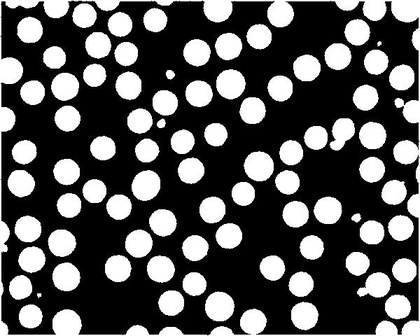
%> input picture GaussSegmentedBinary.jpg, 420 x 336 px, shrunk from 600 x 480 before the run
$ octave Bendara.m   (GNU Octave 9; MATLAB toolbox functions it lacks are replaced by stand-ins)
%> lines starting %> are read from the running program, lines starting %| are printed output that depends on the picture; in (x1, y1, x2, y2) boxes, pixels count from 0 and x2, y2 are one past the last pixel; in counts of white or black regions, pixels touching at a corner belong together; the program's own positions count from 1
B = imread("GaussSegmentedBinary.jpg");
%> B is the input picture: size 336x420 uint8; min 0, max 255, mean 89.5
C = im2bw(B);
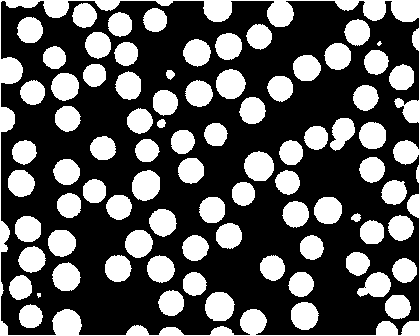
%> C: size 336x420 logical; 34.8% white; 82 white regions (2 under 20 px), largest, box (x1, y1, x2, y2) and area: (0, 0, 420, 336) 8970, (244, 151, 274, 181) 703, (205, 292, 235, 321) 691
objek = bwlabel(C, 8);,
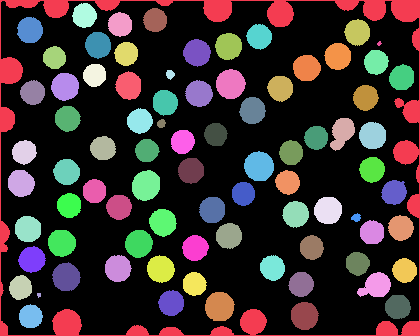
%> objek: size 336x420 double; 83 distinct labels, from 0 to 82; one colour per label, 0 black


[L, num] = bwlabel(C);
%> num = 82
jumlah_objek = max(objek(:));
%> jumlah_objek = 82
label = zeros(size(C));

[row, col] = size(label);
%> row = 336; col = 420

for i=1:row
    for j=1:col
        if(L(i,j) == 15 || L(i,j) == 30 || L(i,j) == 60)
            label(i,j) = 1;
        end;
    end;
end;
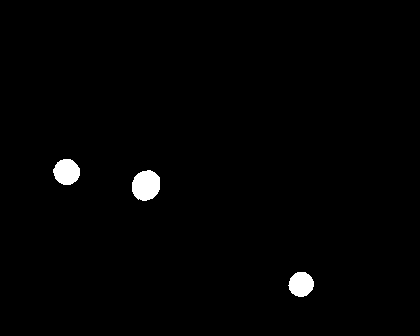
%> label: size 336x420 double; values 0 (black) and 1 (white), 1.2% white; 3 white regions, box (x1, y1, x2, y2) and area: (132, 170, 160, 201) 689, (53, 159, 80, 185) 542, (288, 272, 314, 297) 494
stats = regionprops(L, 'Area', 'Perimeter', 'Centroid')
%> stats = 82 regions; largest, Area, Centroid and Perimeter: 8970 [227.5 145.4] 1477.5, 703 [259.6 166.9] 91.85, 691 [220.1 307.2] 91.54, 690 [231.2 84.6] 90.84, 689 [146.6 186] 91.57
area = stats.Area
%> area = 8970
area = uint8(area)
%> area = 255
index1 = find(area < 1000)
%> index1 = 1


Baru = zeros(size(L));
k = length(index1);
%> k = 1
for i=1:k
    Baru(find(L==(index1(i)))) = 1;
end;
%> this loop made 1 pass
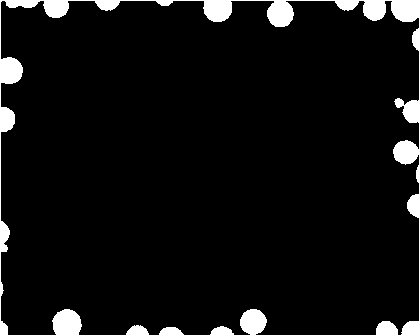
%> Baru: size 336x420 double; values 0 (black) and 1 (white), 6.4% white; 1 white region, box (x1, y1, x2, y2) and area: (0, 0, 420, 336) 8970
figure;
subplot(1,2,1), imshow(L), subplot(1,2,2),imshow(Baru);
